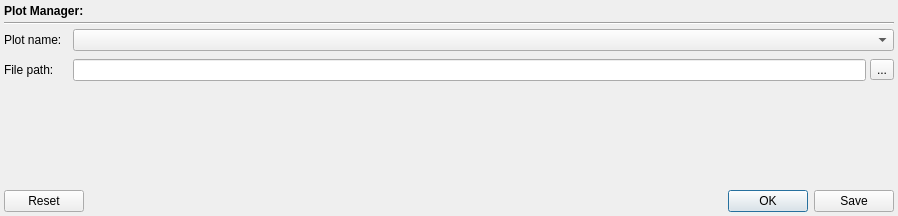
<?xml version="1.0" encoding="UTF-8"?>
<ui version="4.0">
 <class>PlotManagerWidget</class>
 <widget class="QWidget" name="PlotManagerWidget">
  <property name="geometry">
   <rect>
    <x>0</x>
    <y>0</y>
    <width>898</width>
    <height>216</height>
   </rect>
  </property>
  <property name="sizePolicy">
   <sizepolicy hsizetype="Preferred" vsizetype="Preferred">
    <horstretch>0</horstretch>
    <verstretch>0</verstretch>
   </sizepolicy>
  </property>
  <property name="minimumSize">
   <size>
    <width>350</width>
    <height>0</height>
   </size>
  </property>
  <property name="windowTitle">
   <string>Form</string>
  </property>
  <layout class="QVBoxLayout" name="verticalLayout">
   <property name="spacing">
    <number>4</number>
   </property>
   <property name="margin">
    <number>4</number>
   </property>
   <item>
    <widget class="QLabel" name="headingLabel">
     <property name="text">
      <string>&lt;html&gt;&lt;head/&gt;&lt;body&gt;&lt;p&gt;&lt;span style=&quot; font-weight:600;&quot;&gt;Plot Manager:&lt;/span&gt;&lt;/p&gt;&lt;/body&gt;&lt;/html&gt;</string>
     </property>
     <property name="textFormat">
      <enum>Qt::RichText</enum>
     </property>
    </widget>
   </item>
   <item>
    <widget class="Line" name="line">
     <property name="orientation">
      <enum>Qt::Horizontal</enum>
     </property>
    </widget>
   </item>
   <item>
    <layout class="QHBoxLayout" name="horizontalLayout">
     <item>
      <widget class="QLabel" name="label">
       <property name="sizePolicy">
        <sizepolicy hsizetype="Preferred" vsizetype="Fixed">
         <horstretch>0</horstretch>
         <verstretch>0</verstretch>
        </sizepolicy>
       </property>
       <property name="minimumSize">
        <size>
         <width>65</width>
         <height>0</height>
        </size>
       </property>
       <property name="text">
        <string>Plot name: </string>
       </property>
      </widget>
     </item>
     <item>
      <widget class="QComboBox" name="plotBox">
       <property name="sizePolicy">
        <sizepolicy hsizetype="Expanding" vsizetype="Fixed">
         <horstretch>0</horstretch>
         <verstretch>0</verstretch>
        </sizepolicy>
       </property>
       <property name="minimumSize">
        <size>
         <width>75</width>
         <height>0</height>
        </size>
       </property>
      </widget>
     </item>
    </layout>
   </item>
   <item>
    <spacer name="verticalSpacer_2">
     <property name="orientation">
      <enum>Qt::Vertical</enum>
     </property>
     <property name="sizeType">
      <enum>QSizePolicy::Fixed</enum>
     </property>
     <property name="sizeHint" stdset="0">
      <size>
       <width>20</width>
       <height>4</height>
      </size>
     </property>
    </spacer>
   </item>
   <item>
    <layout class="QHBoxLayout" name="horizontalLayout_2">
     <item>
      <widget class="QLabel" name="label_2">
       <property name="sizePolicy">
        <sizepolicy hsizetype="Preferred" vsizetype="Preferred">
         <horstretch>0</horstretch>
         <verstretch>0</verstretch>
        </sizepolicy>
       </property>
       <property name="minimumSize">
        <size>
         <width>65</width>
         <height>0</height>
        </size>
       </property>
       <property name="text">
        <string>File path: </string>
       </property>
      </widget>
     </item>
     <item>
      <widget class="QLineEdit" name="pathEdit"/>
     </item>
     <item>
      <widget class="QToolButton" name="getPathButton">
       <property name="text">
        <string>...</string>
       </property>
      </widget>
     </item>
    </layout>
   </item>
   <item>
    <spacer name="verticalSpacer">
     <property name="orientation">
      <enum>Qt::Vertical</enum>
     </property>
     <property name="sizeHint" stdset="0">
      <size>
       <width>20</width>
       <height>80</height>
      </size>
     </property>
    </spacer>
   </item>
   <item>
    <widget class="QDialogButtonBox" name="buttonBox">
     <property name="standardButtons">
      <set>QDialogButtonBox::Ok|QDialogButtonBox::Reset|QDialogButtonBox::Save</set>
     </property>
    </widget>
   </item>
  </layout>
  <zorder>buttonBox</zorder>
  <zorder>line</zorder>
  <zorder>headingLabel</zorder>
  <zorder>verticalSpacer_2</zorder>
 </widget>
 <resources/>
 <connections/>
</ui>
